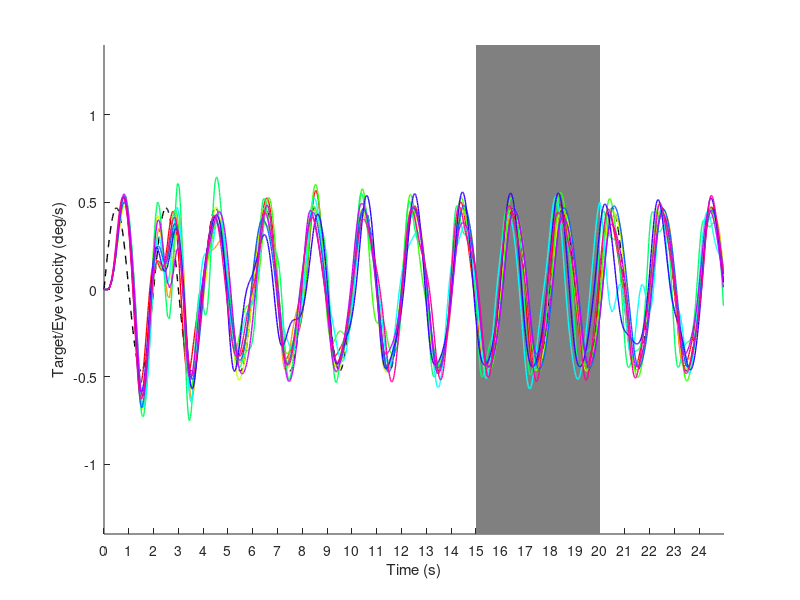

This figure's MATLAB source:
% 预测性平滑跟踪实验的主脚本。Main script to run the predictive smooth pursuit experiment
% 作者：王海东
% 基于 : Hirak J Kashyap, UC Irvine
% Based on FORCE learning code by David Sussillo (Neuron 2009)
disp('Clearing workspace');
clear;

rng(0);          % 为了实验复现（任何种子都可以）For reproducibility -- any seed is fine
% target = "ramp";
target = "sine"; % 是否运行预测性正弦指数，或者初始ramp指数。whether to run the predicitve "sine" exp. or initiation "ramp"exp.
numTrials = 10;  % 实验的尝试次数。trials of the experiment
feedback = 1;    % RNN的输出反馈（考虑反馈）。 Output feedback to the RNN 0/1
N = 500;         % RNN中神经元的个数。 Number of neurons in RNN
p = 1.0;         % 初始权重分布宽度的倒数。 1/width of initial weight distribution
dt = 0.001;
dtt = dt * 100;
step = 16;                % 一个仿真步中dt的单位。 Units of dt in a simulation step
% 神经系统具有分叉、混沌和奇怪吸引子动力学行为。
% 混沌神经网络模型是在Hopfield神经网络中引入一个具有混沌特性的负反馈项。
% 循环网络的权重初始化：均值为0，标注差为1.5的高斯分布，导致一种自发地混沌行为。
g = 1.5;                  % g大于1表示是一个混沌网络。 g greater than 1 leads to chaotic networks.
wf = 2.0*(rand(N,1)-0.5); % 反馈权重(500*1)。 Feedback weights
delay = 80/step;          % 生物物理学 输入延迟的长度(5)。 Length of biophysical input delay 
learn_every = delay;

if target == "sine"
    nsecs = 25;        % 实验时间（秒） Experiment time in seconds
    blankStart = [15]; % 空白周期的开始时间（以逗号分隔）。 start time(s) of blank period(s) separated by comma(s)
    blankEnd = [20];   % end time(s) of blank period(s) separated by comma(s)
    startStim = 0;     % 仿真开始时间。Simulation start time
    nsecs = nsecs/step;
    gain = 1;          % 漏积分器（低通滤波） 增益。 leaky-integrator gain
    alpha = 100;       % P矩阵初始化为alpha的倒数。 P matrix initialized to 1/alpha
    freq = 0.5;        % 正弦曲线目标的频率。 Frequency of the sinusoidal target
    amp = 0.7;         % 正弦曲线目标的振幅。 Amplitude of the sinusoidal target
    
    simtime = 0:dt:nsecs-dt;
    simtime_len = length(simtime);
    ft = (amp/1.0)*sin(32*pi*freq*simtime);  % 目标函数。 Target function
    ft = ft/1.5;
    filename = strcat("pursuit_",target,"_",num2str(amp),".mat"); % save output to this file
    yMin = -abs(amp)*2;
    yMax = abs(amp)*2;

elseif target == "ramp"
    nsecs = 4;
    startStim = 0.4;
    blankStart = [];
    blankEnd = [];
    
    nsecs = nsecs/step;
    startStim = startStim/step;
    gain = 0.5;
    alpha = 1.25;
    amp =19;
    
    simtime = 0:dt:nsecs-dt;
    simtime_len = length(simtime);
    dtStartStim = floor((startStim/nsecs)*length(simtime));
    ft = [zeros(1,dtStartStim),ones(1,simtime_len-dtStartStim)].*amp;
    filename = strcat("pursuit_",target,"_",num2str(amp),".mat");
    yMin = -5;
    yMax = 30;
end

% 漏积方程是一种特殊的微分方程，用于描述对输入进行积分但随着时间的推移逐渐 漏出少量输入 的组件或系统。
% 这相当于一个一阶低通滤波器，其截止频率远低于感兴趣的频率。
% 它通常出现在水力学、电子学和神经科学中。
% ref: https://en.wikipedia.org/wiki/Leaky_integrator
tm = 8; % 低通滤波积分器的时间常数。 Time constant of the leaky integrator

% 为遮挡创建掩膜。Create mask for the blank period(s)
mask = zeros(1, length(simtime)); 
for iBlank = 1:size(blankStart,2)
    dtStart = floor(((blankStart(iBlank)/step)/nsecs)*length(simtime));
    dtEnd = floor(((blankEnd(iBlank)/step)/nsecs)*length(simtime));
    mask(dtStart:dtEnd) = 1;
end

% for print
linewidth = 1;
fontsize = 14;
fontweight = 'bold';

scale = 1.0/sqrt(p*N);
nRec2Out = N;

wo_len_t = zeros(1,simtime_len, numTrials);
zt_t = zeros(1,simtime_len, numTrials);
wr_sample100 = zeros(100,simtime_len, numTrials);  % 100*仿真时间*实验次数
error_avg_train_t = zeros(1, numTrials);

internal_wt_t = zeros(N, N, numTrials);
output_wt_t = zeros(nRec2Out, 1, numTrials);  % 读出权重使用0进行初始化

for trial = 1:numTrials
    trial
    % 初始化所有的动力学状态。 initialize all the dynamic states
    li = 0; % 漏积分器 状态。 leaky integrator state
    eig_written = 0;
    
    M = randn(N,N)*g*scale; % RNN权重矩阵(500*500)。 RNN weight matrix
    wo = zeros(nRec2Out,1); % 读出权重矩阵(500*1)。 readout weight matrix
    dw = zeros(nRec2Out,1); % 权重改变（500*1)。 weight change

    wo_len = zeros(1,simtime_len);    
    rPr_len = zeros(1,simtime_len);
    zt = zeros(1,simtime_len);      % output predicition signal

    x0 = 0.5*randn(N,1); % 神经元状态(500*1)。 neuron states
    z0 = 0.5*randn(1,1); % 预测值的开始位置（随机）。 prediction start

    x = x0; 
    r = tanh(x);         % 神经元的非线性（双曲正切(-1,1)：双曲正弦与双曲余弦的比值）。 Non-linearity of neurons
    xp = x0;
    z = z0; 
    e = 0;                         % 误差初始化。 error initialization
    ti = 0;                        % 时间步计数。count of time steps
    P = (1.0/alpha)*eye(nRec2Out); % FORCE学习（用于RNN的训练）的学习率矩阵(500*500)。 Learning rate matrix of FORCE learning
    for t = simtime
        ti = ti+1;	

        % sim, so x(t) and r(t) are created.

        if(feedback == 1)
            x = (1.0-dtt)*x + M*(r*dtt)+ wf*(z*dtt);
        else
            x = (1.0-dtt)*x + M*(r*dtt);
        end
        r = tanh(x);
        z = wo'*r;
        li = li + 1/tm * (- li + gain*z);  % 解微分方程（漏积分器、低通滤波）

        if mod(ti-1, learn_every) == 0 && ~mask(ti)
            % 更新相关矩阵的逆阵。 update inverse correlation matrix
            k = P*r;
            rPr = r'*k;
            c = 1.0/(1.0 + rPr);
            P = P - k*(k'*c);

            % 更新线性读出的误差。 update the error for the linear readout
            if ti > delay
                e = zt(ti-delay) - ft(ti-delay);
            else
                e = 0;
            end

            % 更新输出权重。 update the output weights
            dw = -e*k*c;
            wo = wo + dw;

            % 用输出的误差更新内部权重矩阵。 update the internal weight matrix using the output's error
            M = M + repmat(dw', N, 1);
        end

        % 存下系统的输出。 Store the output of the system.
        zt(ti) = li;
        wo_len(ti) = sqrt(wo'*wo);
    end
    error_avg_train = sum(abs(zt-ft))/simtime_len;
    wo_len_t(:,:,trial) = wo_len;
    zt_t(:,:,trial) = zt;
    error_avg_train_t(:,trial) = error_avg_train;
end

%%
colorVec = hsv(numTrials);
figure;
ylim([yMin yMax]);
set(gca,'XTick',[simtime(1):1/step:simtime(end)]*step);
for iBlank = 1:size(blankStart,2)
    rectangle('Position', [blankStart(iBlank),yMin,blankEnd(iBlank)-blankStart(iBlank),(yMax-yMin)], 'FaceColor',[0.5 .5 .5],'EdgeColor','none');
end
hold on;
plot(simtime*step, ft, '--', 'linewidth', linewidth, 'color', 'black');
for trial=1:numTrials
    plot(simtime*step, zt_t(:,:,trial), 'linewidth', linewidth, 'color', colorVec(trial,:));
end
    
%title('', 'fontsize', fontsize, 'fontweight', fontweight);
xlabel('Time (s)');%, 'fontsize', fontsize, 'fontweight', fontweight);
ylabel('Target/Eye velocity (deg/s)');%, 'fontsize', fontsize, 'fontweight', fontweight);
hold off;
save(filename, 'zt_t', 'nsecs', 'simtime', 'step', 'ft', 'numTrials', 'amp', 'blankStart', 'blankEnd', 'delay', 'mask', 'startStim');

